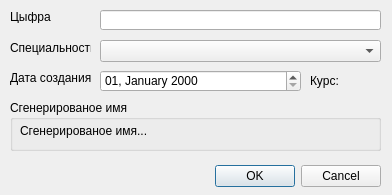
<?xml version="1.0" encoding="UTF-8"?>
<ui version="4.0">
 <class>AddGroup</class>
 <widget class="QDialog" name="AddGroup">
  <property name="geometry">
   <rect>
    <x>0</x>
    <y>0</y>
    <width>392</width>
    <height>195</height>
   </rect>
  </property>
  <property name="windowTitle">
   <string>Редактирование группы...</string>
  </property>
  <widget class="QDialogButtonBox" name="buttonBox">
   <property name="geometry">
    <rect>
     <x>10</x>
     <y>160</y>
     <width>371</width>
     <height>32</height>
    </rect>
   </property>
   <property name="orientation">
    <enum>Qt::Horizontal</enum>
   </property>
   <property name="standardButtons">
    <set>QDialogButtonBox::Cancel|QDialogButtonBox::Ok</set>
   </property>
  </widget>
  <widget class="QLabel" name="label">
   <property name="geometry">
    <rect>
     <x>10</x>
     <y>10</y>
     <width>46</width>
     <height>13</height>
    </rect>
   </property>
   <property name="text">
    <string>Цыфра</string>
   </property>
  </widget>
  <widget class="QLineEdit" name="numberEdit">
   <property name="geometry">
    <rect>
     <x>100</x>
     <y>10</y>
     <width>281</width>
     <height>20</height>
    </rect>
   </property>
   <property name="inputMask">
    <string>0; </string>
   </property>
  </widget>
  <widget class="QLabel" name="label_2">
   <property name="geometry">
    <rect>
     <x>10</x>
     <y>40</y>
     <width>81</width>
     <height>16</height>
    </rect>
   </property>
   <property name="text">
    <string>Специальность</string>
   </property>
  </widget>
  <widget class="QComboBox" name="specBox">
   <property name="geometry">
    <rect>
     <x>100</x>
     <y>40</y>
     <width>281</width>
     <height>22</height>
    </rect>
   </property>
  </widget>
  <widget class="QLabel" name="label_3">
   <property name="geometry">
    <rect>
     <x>10</x>
     <y>70</y>
     <width>81</width>
     <height>16</height>
    </rect>
   </property>
   <property name="text">
    <string>Дата создания</string>
   </property>
  </widget>
  <widget class="QDateEdit" name="dateEdit">
   <property name="geometry">
    <rect>
     <x>100</x>
     <y>70</y>
     <width>201</width>
     <height>22</height>
    </rect>
   </property>
   <property name="displayFormat">
    <string>dd, MMMM yyyy</string>
   </property>
   <property name="calendarPopup">
    <bool>false</bool>
   </property>
   <property name="timeSpec">
    <enum>Qt::LocalTime</enum>
   </property>
  </widget>
  <widget class="QGroupBox" name="groupBox">
   <property name="geometry">
    <rect>
     <x>10</x>
     <y>100</y>
     <width>371</width>
     <height>51</height>
    </rect>
   </property>
   <property name="title">
    <string>Сгенерированое имя</string>
   </property>
   <widget class="QLabel" name="nameLabel">
    <property name="geometry">
     <rect>
      <x>10</x>
      <y>20</y>
      <width>351</width>
      <height>21</height>
     </rect>
    </property>
    <property name="text">
     <string>Сгенерированое имя...</string>
    </property>
   </widget>
  </widget>
  <widget class="QLabel" name="cource">
   <property name="geometry">
    <rect>
     <x>310</x>
     <y>70</y>
     <width>71</width>
     <height>21</height>
    </rect>
   </property>
   <property name="text">
    <string>Курс: </string>
   </property>
  </widget>
 </widget>
 <resources/>
 <connections>
  <connection>
   <sender>buttonBox</sender>
   <signal>accepted()</signal>
   <receiver>AddGroup</receiver>
   <slot>accept()</slot>
   <hints>
    <hint type="sourcelabel">
     <x>248</x>
     <y>254</y>
    </hint>
    <hint type="destinationlabel">
     <x>157</x>
     <y>274</y>
    </hint>
   </hints>
  </connection>
  <connection>
   <sender>buttonBox</sender>
   <signal>rejected()</signal>
   <receiver>AddGroup</receiver>
   <slot>reject()</slot>
   <hints>
    <hint type="sourcelabel">
     <x>316</x>
     <y>260</y>
    </hint>
    <hint type="destinationlabel">
     <x>286</x>
     <y>274</y>
    </hint>
   </hints>
  </connection>
 </connections>
</ui>
